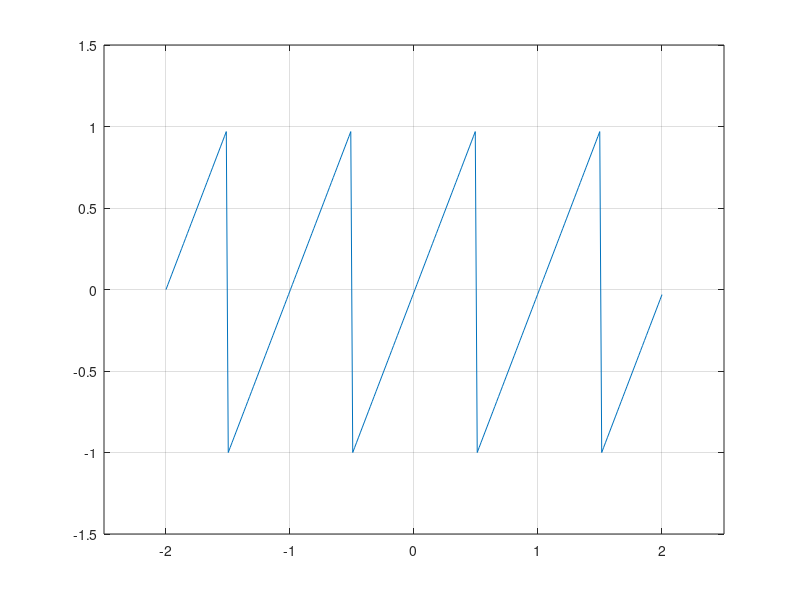

This figure's MATLAB source:
g1=[0:1/32:1-(1/32)];
g2=[-1:1/32:1-(1/32)];
g3=[-1:1/32:1-(1/32)];
g4=[-1:1/32:1-(1/32)];
g5=[-1:1/32:0-(1/32)];
g=[g1,g2,g3,g4,g5];
t=linspace(-2,2,length(g));
plot(t,g);
axis([-2.5 2.5 -1.5 1.5]);
grid